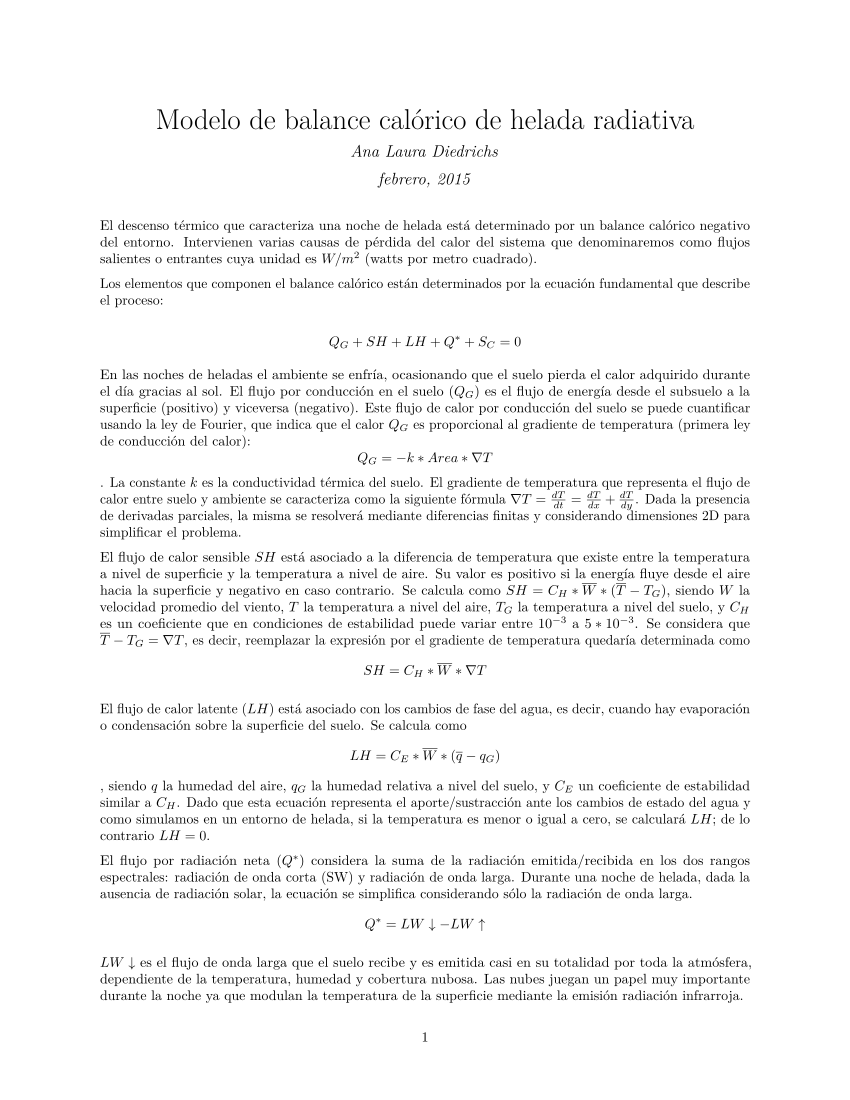

The R source for this figure:
#' ---
#' title: "Modelo de balance calórico de helada radiativa"
#' author: "Ana Laura Diedrichs"
#' date: "febrero, 2015"
#' output: pdf_document
#' ---
#' 
#' 
#' El descenso térmico que caracteriza una noche de helada está determinado por un balance calórico negativo
#' del entorno. Intervienen varias causas de pérdida del calor del sistema que denominaremos como flujos salientes
#' o entrantes cuya unidad es $W/m^2$ (watts por metro cuadrado).
#' 
#' Los elementos que componen el balance calórico están determinados por la ecuación fundamental que describe 
#' el proceso:
#' 
#'$$Q_G + SH + LH + Q^*+S_C=0$$
#'
#'En las noches de heladas el ambiente se enfría, ocasionando que el suelo pierda el calor adquirido durante
#'el día gracias al sol. El flujo por conducción en el suelo ($Q_G$) es el flujo de energía desde el subsuelo a la superficie
#'(positivo) y viceversa (negativo). Este flujo de calor por conducción del suelo se puede cuantificar
#'usando la ley de Fourier, que indica que el calor $Q_G$ es proporcional al gradiente de temperatura
#'(primera ley de conducción del calor): $$Q_G=-k* Area * \nabla T $$. La constante $k$ es la conductividad térmica del suelo.
#'El gradiente de temperatura que representa el flujo de calor entre suelo y ambiente se caracteriza como la siguiente fórmula 
#'$\nabla T =\frac{dT}{dt}=\frac{dT}{dx}+\frac{dT}{dy}$. Dada la presencia de derivadas parciales, la misma se resolverá 
#'mediante diferencias finitas y considerando dimensiones 2D para simplificar el problema.
#'
#'
#'
#'El flujo de calor sensible $SH$ está asociado a la diferencia de temperatura que existe entre la temperatura
#'a nivel de superficie y la temperatura a nivel de aire. Su valor es positivo si la energía fluye 
#'desde el aire hacia la superficie y negativo en caso contrario. Se calcula como 
#'$SH=C_H*\overline{W}*(\overline{T}-T_G)$, siendo
#'$W$ la velocidad promedio del viento, $T$ la temperatura a nivel del aire, 
#'$T_G$ la temperatura a nivel del suelo, y $C_H$ es un coeficiente que en condiciones de estabilidad
#'puede variar entre $10^{-3}$ a $5*10^{-3}$. Se considera que $\overline{T}-T_G = \nabla T $, es decir,
#'reemplazar la expresión por el gradiente de temperatura quedaría determinada como
#'$$SH=C_H*\overline{W}*\nabla T$$
#'
#'El flujo de calor latente ($LH$) está asociado con los cambios de fase del agua, es decir, cuando hay 
#'evaporación o condensación sobre la superficie del suelo. Se calcula como
#'$$LH=C_E*\overline{W}*(\overline{q}-q_G)$$, siendo $q$ la humedad del aire, $q_G$ la humedad relativa a
#'nivel del suelo, y $C_E$ un coeficiente de estabilidad similar a $C_H$. Dado que esta ecuación representa 
#'el aporte/sustracción ante los cambios de estado del agua y como simulamos en un entorno de helada, si 
#'la temperatura es menor o igual a cero, se calculará $LH$; de lo contrario $LH=0$.
#'
#'El flujo por radiación neta ($Q^*$) considera la suma de la radiación emitida/recibida en los dos rangos
#'espectrales: radiación de onda corta (SW) y radiación de onda larga. Durante una noche de helada, dada
#'la ausencia de radiación solar, la ecuación se simplifica considerando sólo la radiación de onda larga.
#'$$ Q^*=LW \downarrow - LW \uparrow $$
#'
#'$LW \downarrow$ es el flujo de onda larga que el suelo recibe y es emitida casi en su totalidad por toda la 
#'atmósfera, dependiente de la temperatura, humedad y cobertura nubosa. Las nubes juegan
#'un papel muy importante durante la noche ya que modulan la temperatura de la superficie mediante la emisión
#'radiación infrarroja. 
#'
#'$LW \uparrow$ representa el flujo
#'de radiación de onda larga emitida desde la superficie terrestere hacia la atmósfera por lo que depende
#'de la temperatura del suelo y su emisividad. Interesa señalar que es responsable del calentamiento
#'y enfriamiento del aire, debido a que el aire no absorve la radiación solar por ser de onda corta, pero 
#'sí absorbe la del suelo que es onda larga. Está regida por la ley de Stefan-Boltzmann 
#'$LW \uparrow = \epsilon * \sigma * T_G^4 $, donde $\epsilon$ es el coeficiente de emisividad del suelo, 
#'$\sigma = 5.67 * 10^{-8} \frac{J}{m^2 s K}$  la constante de Stefan-Boltzmann y T_G la temperatura en grados
#'Kelvin del suelo.
#'
#'El flujo de calor por convección varía proporcionalmente según la constante de convección, definimos
#'$S_C = h * \nabla T$
#'
#' CONSIDERACIONES DEL MODELO
#'
#' * La capacidad térmica y emisividad del suelo no variará con el tiempo.
#' * Se considera una superficie delgada en la interface suelo - atmósfera de manera que no tenga
#' masa ni capacidad calorífica, de manera que los flujos que entran y salen de calor de esta superficie se 
#' compensen según la ley de conservación de energía.
#' * la temperatura del suelo variará linealmente con el tiempo
#' * se simularán 100 unidades de tiempo
#' * Viento y humedad serán constantes en el tiempo.
#' * Se brinda variación de la temperatura del suelo $T_G$ y ambiental $T$
#' 
#' 
#' OBJETIVOS DEL MODELO 
#' 
#' Evaluar la evolución temporal de $Q_G, SH, LH, Q^*$ y $S_C$ ante la variación de temperatura del aire
#' y el suelo en diferentes casos (por ejemplo distintos tipos de suelo, distintas variaciones de temperatura)

#library(deSolve)

parameters <- c(e=0.7) # <--- e emisividad, k constante termica, h humedad
state <- c(P_t = 10) # <--- población inicial de 10 personas
times <- seq(0, 10, by = 1) # <--- simulamos tan sólo 10 tiempos

BalanceCalorico<-function(t, state, parameters) {
  with(as.list(c(state, parameters)),{
    # rate of change
    P_t1 = k * P_t
    
    list(c(P_t1))
  }) # end with(as.list ...
}
#'
#' Código extraído del pdf titulado como
#' Soetaert, K., Meysman, F., & Petzoldt, T. (2010). 
#' Solving differential equations in R. AIP Conference Proceedings, 1281(December),
#'  31–34. doi:10.1063/1.3498463
library(ReacTran)
Grid <- setup.grid.1D(N=1000,L=10)

pde1D <-function(t, C, parms) {
  tran <- tran.1D(C = C, D = D,
                  C.down = Cext, dx = Grid)$dC
  list(tran - Q) # return value: rate of change
}

D<-1
Q<-1
Cext<-20

library(rootSolve)

print(system.time(
  std<-steady.1D(y = runif(Grid$N),
                 func = pde1D, parms = NULL, nspec = 1)
))

plot (Grid$x.mid, std$y, type = "l", lwd = 2, main = "steady-state PDE", xlab = "x", ylab = "C", col = "red")

require(deSolve)
times <- seq(0, 100, by = 1)
system.time(
  out <- ode.1D(y = rep(1, Grid$N),
                times = times, func = pde1D,
                parms = NULL, nspec = 1)
)

image(out, xlab = "time, days",ylab = "Distance, cm",main = "PDE", add.contour=TRUE)
